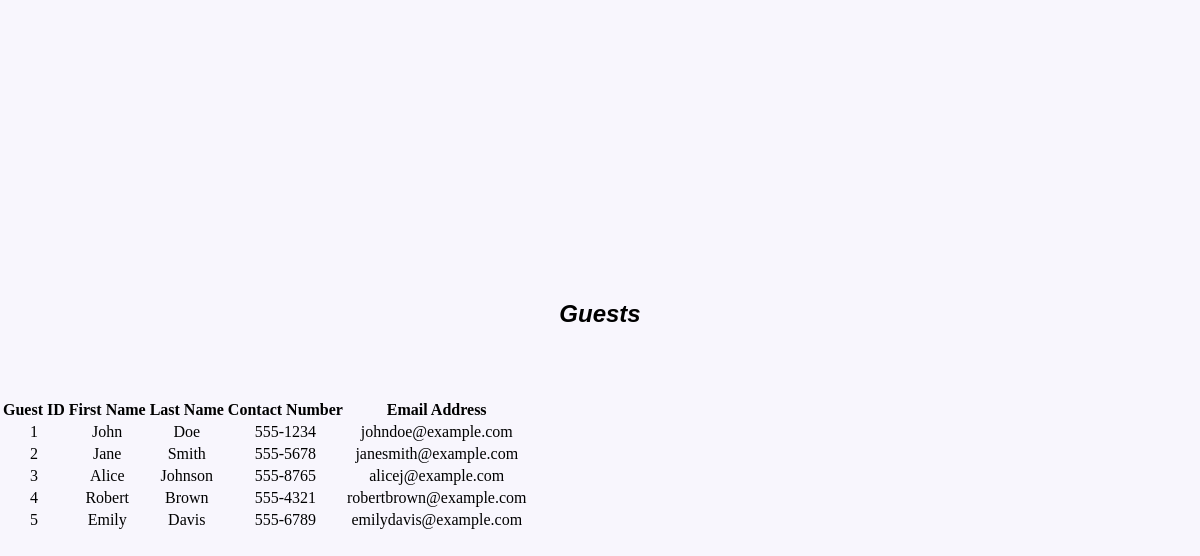
Screenshot of /Website/homepage/Homepage-Type/Front-Desk/guests.php with the database file from the repository.
### tables this page shows
CREATE TABLE guests (
    guest_id INT AUTO_INCREMENT PRIMARY KEY,
    first_name VARCHAR(50) NOT NULL,
    last_name VARCHAR(50) NOT NULL,
    contact_num VARCHAR(15) NOT NULL,
    email_address VARCHAR(100) NOT NULL
);

### Website/homepage/Homepage-Type/Front-Desk/guests.php (the view, shortened to what this page needs)
<?php
require_once('../../Website/inc/db_connect.php');
?>
<!DOCTYPE html>
<html>
<head>
    <link rel="stylesheet" type="text/css" href="../inc/homepage_main.css">
</head>
<body>
    <div class="centered-content">
        <h1>Guests</h1>
		<br><br><br>
        <table>
            <tr>
                <th>Guest ID</th>
                <th>First Name</th>
                <th>Last Name</th>
                <th>Contact Number</th>
                <th>Email Address</th>
            </tr>
            <?php
            try {
                $query = "SELECT guest_id, first_name, last_name, contact_num, email_address FROM guests";
                $stmt = $db->prepare($query);
                $stmt->execute();
                $guests = $stmt->fetchAll(PDO::FETCH_ASSOC);
                if (count($guests) > 0) {
                    foreach ($guests as $row) {
                        echo "<tr>
                                <td>{$row['guest_id']}</td>
                                <td>{$row['first_name']}</td>
                                <td>{$row['last_name']}</td>
                                <td>{$row['contact_num']}</td>
                                <td>{$row['email_address']}</td>
                              </tr>";
                    }
                } else {
                    echo "<tr><td colspan='5'>No guests found.</td></tr>";
                }
            } catch (PDOException $e) {
                echo "<tr><td colspan='5'>Error: " . $e->getMessage() . "</td></tr>";
            }
            ?>
        </table>
    </div>
</body>
</html>

### Website/inc/homepage_main.css (style rules this page uses)
body { background-size: 100%; background-repeat: no-repeat; background-position: center; background-color: #f8f6fd; height: 100vh; }
h1 { position: relative; color: black; font-style: italic; font-family: Arial, sans-serif; font-size: 3vh; bottom: 10%; }
.centered-content { position: absolute; top: 50%; left: 50%; transform: translate(-50%, -50%); width: 100%; text-align: center; }

### rows the page displays
guests: guest_id "1", first_name "John", last_name "Doe", contact_num "555-1234", email_address "johndoe@example.com"
guests: guest_id "2", first_name "Jane", last_name "Smith", contact_num "555-5678", email_address "janesmith@example.com"
guests: guest_id "3", first_name "Alice", last_name "Johnson", contact_num "555-8765", email_address "alicej@example.com"
guests: guest_id "4", first_name "Robert", last_name "Brown", contact_num "555-4321", email_address "robertbrown@example.com"
guests: guest_id "5", first_name "Emily", last_name "Davis", contact_num "555-6789", email_address "emilydavis@example.com"
